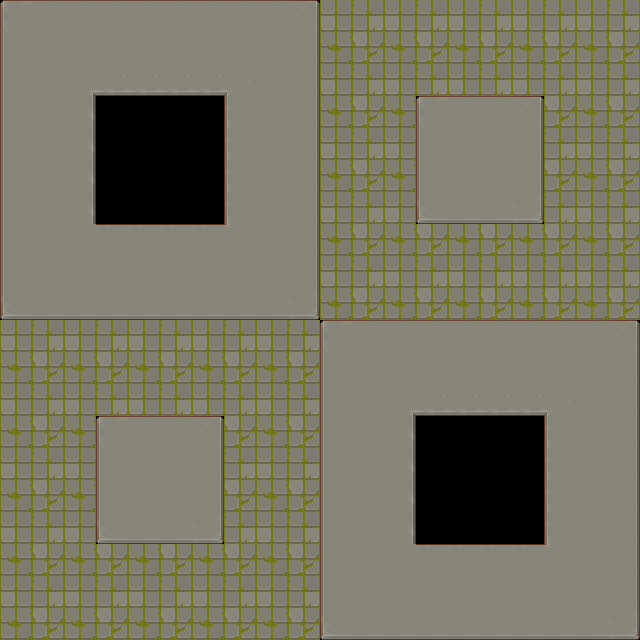

A level layout from a 2D game, rendered from its tile map. Below: a short description, then the map file with its tile-grid data intact:
An orthogonal 20x20 tile map with 32x32 px tiles, 2 tile layers (GroundLayer, Walls), 3 hidden layers not drawn, 6 tilesets and 10 objects.

<map version="1.10" tiledversion="1.11.0" orientation="orthogonal" renderorder="right-down" width="20" height="20" tilewidth="32" tileheight="32" infinite="0" nextlayerid="7" nextobjectid="66">
 <editorsettings>
  <export format="json" />
 </editorsettings>
 <tileset firstgid="1" source="GrassTileset.tsx" />
 <tileset firstgid="65" source="PlantsTileset.tsx" />
 <tileset firstgid="321" source="ObjectsTileset.tsx" />
 <tileset firstgid="577" source="WallTileset.tsx" />
 <tileset firstgid="833" source="StructTileset.tsx" />
 <tileset firstgid="1089" source="StoneGroundTileset.tsx" />
 <layer id="1" name="GroundLayer" width="20" height="20">
  <data encoding="csv">
1089,1090,1090,1090,1090,1090,1090,1090,1090,1091,33,34,33,34,33,34,33,34,33,34,
1097,1098,1098,1098,1098,1098,1098,1098,1098,1099,41,42,41,42,41,42,41,42,41,42,
1097,1098,1129,1130,1130,1130,1130,1131,1098,1099,33,34,33,34,33,34,33,34,33,34,
1097,1098,1137,1138,1138,1138,1138,1139,1098,1099,41,42,41,1089,1090,1090,1091,42,41,42,
1097,1098,1137,1138,1138,1138,1138,1139,1098,1099,33,34,33,1097,1098,1098,1099,34,33,34,
1097,1098,1137,1138,1138,1138,1138,1139,1098,1099,41,42,41,1097,1098,1098,1099,42,41,42,
1097,1098,1137,1138,1138,1138,1138,1139,1098,1099,33,34,33,1105,1106,1106,1107,34,33,34,
1097,1098,1098,1146,1146,1146,1146,1147,1098,1099,41,42,41,42,41,42,41,42,41,42,
1097,1098,1098,1098,1098,1098,1098,1098,1098,1099,33,34,33,34,33,34,33,34,33,34,
1105,1106,1106,1106,1106,1106,1106,1106,1106,1107,41,42,41,42,41,42,41,42,41,42,
33,34,33,34,33,34,33,34,33,34,1089,1090,1090,1090,1090,1090,1090,1090,1090,1091,
41,42,41,42,41,42,41,42,41,42,1097,1098,1098,1098,1098,1098,1098,1098,1098,1099,
33,34,33,34,33,34,33,34,33,34,1097,1098,1129,1130,1130,1130,1130,1131,1098,1099,
41,42,41,1089,1090,1090,1091,42,41,42,1097,1098,1137,1138,1138,1138,1138,1139,1098,1099,
33,34,33,1097,1098,1098,1099,34,33,34,1097,1098,1137,1138,1138,1138,1138,1139,1098,1099,
41,42,41,1097,1098,1098,1099,42,41,42,1097,1098,1137,1138,1138,1138,1138,1139,1098,1099,
33,34,33,1105,1106,1106,1107,34,33,34,1097,1098,1137,1138,1138,1138,1138,1139,1098,1099,
41,42,41,42,41,42,41,42,41,42,1097,1098,1098,1146,1146,1146,1146,1147,1098,1099,
33,34,33,34,33,34,33,34,33,34,1097,1098,1098,1098,1098,1098,1098,1098,1098,1099,
41,42,41,42,41,42,41,42,41,42,1105,1106,1106,1106,1106,1106,1106,1106,1106,1107
</data>
 </layer>
 <layer id="6" name="StoneGroundLayer" width="20" height="20" visible="0" locked="1">
  <data encoding="csv">
0,0,0,0,0,0,0,0,0,0,0,0,0,0,0,0,0,0,0,0,
0,0,0,0,0,0,0,0,0,0,0,0,0,0,0,0,0,0,0,0,
0,0,0,0,0,0,0,0,0,0,0,0,0,0,0,0,0,0,0,0,
0,0,0,0,0,0,0,0,0,0,0,0,0,0,0,0,0,0,0,0,
0,0,0,0,0,0,0,0,0,0,0,0,0,0,0,0,0,0,0,0,
0,0,0,0,0,0,0,0,0,0,0,0,0,0,0,0,0,0,0,0,
0,0,0,0,0,0,0,0,0,0,0,0,0,0,0,0,0,0,0,0,
0,0,0,0,0,0,0,0,0,0,0,0,0,0,0,0,0,0,0,0,
0,0,0,0,0,0,0,0,0,0,0,0,0,0,0,0,0,0,0,0,
0,0,0,0,0,0,0,0,0,0,0,0,0,0,0,0,0,0,0,0,
0,0,0,0,0,0,0,0,0,0,0,0,0,0,0,0,0,0,0,0,
0,0,0,0,0,0,0,0,0,0,0,0,0,0,0,0,0,0,0,0,
0,0,0,0,0,0,0,0,0,0,0,0,0,0,0,0,0,0,0,0,
0,0,0,0,0,0,0,0,0,0,0,0,0,0,0,0,0,0,0,0,
0,0,0,0,0,0,0,0,0,0,0,0,0,0,0,0,0,0,0,0,
0,0,0,0,0,0,0,0,0,0,0,0,0,0,0,0,0,0,0,0,
0,0,0,0,0,0,0,0,0,0,0,0,0,0,0,0,0,0,0,0,
0,0,0,0,0,0,0,0,0,0,0,0,0,0,0,0,0,0,0,0,
0,0,0,0,0,0,0,0,0,0,0,0,0,0,0,0,0,0,0,0,
0,0,0,0,0,0,0,0,0,0,0,0,0,0,0,0,0,0,0,0
</data>
 </layer>
 <layer id="2" name="PlantLayer" width="20" height="20" visible="0" locked="1">
  <data encoding="csv">
0,0,0,0,0,0,0,0,0,0,0,0,0,0,0,0,0,0,0,0,
0,0,0,0,0,0,0,0,0,0,0,0,0,0,0,0,0,0,0,0,
0,0,0,0,0,0,0,0,0,0,0,0,0,0,0,0,0,0,0,0,
0,0,0,0,0,0,0,0,0,0,0,0,0,0,0,0,0,0,0,0,
0,0,0,0,0,0,0,0,0,0,0,0,0,0,0,0,0,0,0,0,
0,0,0,0,0,0,0,0,0,0,0,0,0,0,0,0,0,0,0,0,
0,0,0,0,0,0,0,0,0,0,0,0,0,0,0,0,0,0,0,0,
0,0,0,0,0,0,0,0,0,0,0,0,0,0,0,0,0,0,0,0,
0,0,0,0,0,0,0,0,0,0,0,0,0,0,0,0,0,0,0,0,
0,0,0,0,0,0,0,0,0,0,0,0,0,0,0,0,0,0,0,0,
0,0,0,0,0,0,0,0,0,0,0,0,0,0,0,0,0,0,0,0,
0,0,0,0,0,0,0,0,0,0,0,0,0,0,0,0,0,0,0,0,
0,0,0,0,0,0,0,0,0,0,0,0,0,0,0,0,0,0,0,0,
0,0,0,0,0,0,0,0,0,0,0,0,0,0,0,0,0,0,0,0,
0,0,0,0,0,0,0,0,0,0,0,0,0,0,0,0,0,0,0,0,
0,0,0,0,0,0,0,0,0,0,0,0,0,0,0,0,0,0,0,0,
0,0,0,0,0,0,0,0,0,0,0,0,0,0,0,0,0,0,0,0,
0,0,0,0,0,0,0,0,0,0,0,0,0,0,0,0,0,0,0,0,
0,0,0,0,0,0,0,0,0,0,0,0,0,0,0,0,0,0,0,0,
0,0,0,0,0,0,0,0,0,0,0,0,0,0,0,0,0,0,0,0
</data>
 </layer>
 <layer id="5" name="StructLayer" width="20" height="20" visible="0" locked="1">
  <data encoding="csv">
0,0,0,0,0,0,0,0,0,0,0,0,0,0,0,0,0,0,0,0,
0,0,0,0,0,0,0,0,0,0,0,0,0,0,0,0,0,0,0,0,
0,0,0,0,0,0,0,0,0,0,0,0,0,0,0,0,0,0,0,0,
0,0,0,0,0,0,0,0,0,0,0,0,0,0,0,0,0,0,0,0,
0,0,0,0,0,0,0,0,0,0,0,0,0,0,0,0,0,0,0,0,
0,0,0,0,0,0,0,0,0,0,0,0,0,0,0,0,0,0,0,0,
0,0,0,0,0,0,0,0,0,0,0,0,0,0,0,0,0,0,0,0,
0,0,0,0,0,0,0,0,0,0,0,0,0,0,0,0,0,0,0,0,
0,0,0,0,0,0,0,0,0,0,0,0,0,0,0,0,0,0,0,0,
0,0,0,0,0,0,0,0,0,0,0,0,0,0,0,0,0,0,0,0,
0,0,0,0,0,0,0,0,0,0,0,0,0,0,0,0,0,0,0,0,
0,0,0,0,0,0,0,0,0,0,0,0,0,0,0,0,0,0,0,0,
0,0,0,0,0,0,0,0,0,0,0,0,0,0,0,0,0,0,0,0,
0,0,0,0,0,0,0,0,0,0,0,0,0,0,0,0,0,0,0,0,
0,0,0,0,0,0,0,0,0,0,0,0,0,0,0,0,0,0,0,0,
0,0,0,0,0,0,0,0,0,0,0,0,0,0,0,0,0,0,0,0,
0,0,0,0,0,0,0,0,0,0,0,0,0,0,0,0,0,0,0,0,
0,0,0,0,0,0,0,0,0,0,0,0,0,0,0,0,0,0,0,0,
0,0,0,0,0,0,0,0,0,0,0,0,0,0,0,0,0,0,0,0,
0,0,0,0,0,0,0,0,0,0,0,0,0,0,0,0,0,0,0,0
</data>
 </layer>
 <objectgroup id="3" name="ObjectLayer">
  <object id="16" gid="340" x="160" y="192" width="32" height="32" />
  <object id="39" gid="574" x="256" y="352" width="32" height="32" />
  <object id="40" gid="575" x="352" y="352" width="32" height="32" />
  <object id="49" gid="576" x="128" y="160" width="32" height="32" />
  <object id="54" gid="576" x="448" y="160" width="32" height="32" />
  <object id="57" gid="576" x="128" y="480" width="32" height="32" />
  <object id="59" gid="340" x="480" y="192" width="32" height="32" />
  <object id="61" gid="340" x="480" y="512" width="32" height="32" />
  <object id="63" gid="340" x="160" y="512" width="32" height="32" />
  <object id="64" gid="576" x="448" y="480" width="32" height="32" />
 </objectgroup>
 <layer id="4" name="Walls" width="20" height="20">
  <data encoding="csv">
0,0,0,0,0,0,0,0,0,0,0,0,0,0,0,0,0,0,0,0,
0,0,0,0,0,0,0,0,0,0,0,0,0,0,0,0,0,0,0,0,
0,0,0,0,0,0,0,0,0,0,0,0,0,0,0,0,0,0,0,0,
0,0,0,0,0,0,0,0,0,0,0,0,0,0,0,0,0,0,0,0,
0,0,0,0,0,0,0,0,0,0,0,0,0,0,0,0,0,0,0,0,
0,0,0,0,0,0,0,0,0,0,0,0,0,0,0,0,0,0,0,0,
0,0,0,0,0,0,0,0,0,0,0,0,0,0,0,0,0,0,0,0,
0,0,0,0,0,0,0,0,0,0,0,0,0,0,0,0,0,0,0,0,
0,0,0,0,0,0,0,0,0,0,0,0,0,0,0,0,0,0,0,0,
0,0,0,0,0,0,0,0,0,0,0,0,0,0,0,0,0,0,0,0,
0,0,0,0,0,0,0,0,0,0,0,0,0,0,0,0,0,0,0,0,
0,0,0,0,0,0,0,0,0,0,0,0,0,0,0,0,0,0,0,0,
0,0,0,0,0,0,0,0,0,0,0,0,0,0,0,0,0,0,0,0,
0,0,0,0,0,0,0,0,0,0,0,0,0,0,0,0,0,0,0,0,
0,0,0,0,0,0,0,0,0,0,0,0,0,0,0,0,0,0,0,0,
0,0,0,0,0,0,0,0,0,0,0,0,0,0,0,0,0,0,0,0,
0,0,0,0,0,0,0,0,0,0,0,0,0,0,0,0,0,0,0,0,
0,0,0,0,0,0,0,0,0,0,0,0,0,0,0,0,0,0,0,0,
0,0,0,0,0,0,0,0,0,0,0,0,0,0,0,0,0,0,0,0,
0,0,0,0,0,0,0,0,0,0,0,0,0,0,0,0,0,0,0,0
</data>
 </layer>
</map>
